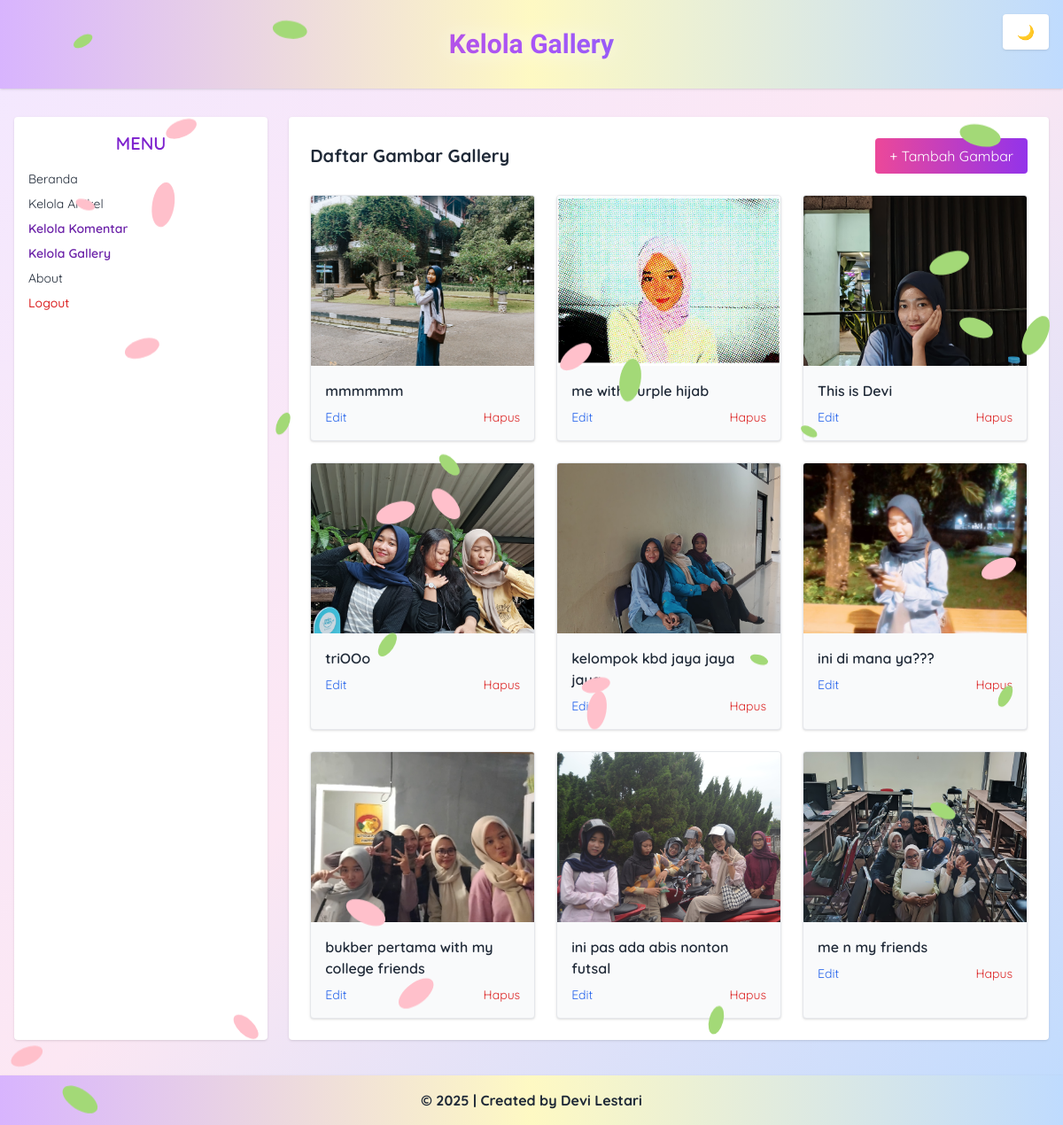
Screenshot of /admin/data_gallery.php (signed in) with the database file from the repository.
### tables this page shows
CREATE TABLE `tbl_gallery` (
  `id_gallery` int(5) NOT NULL,
  `judul` text NOT NULL,
  `foto` text NOT NULL
);

### admin/data_gallery.php (the view, shortened to what this page needs)
<?php
include('../koneksi.php');
?>
<!DOCTYPE html>
<html lang="en" class="transition-colors duration-300">
<head>
  <script src="https://cdn.tailwindcss.com"></script>
</head>
<body class="bg-gradient-to-br from-purple-100 via-pink-100 to-blue-200
             text-gray-800 dark:bg-gradient-to-br dark:from-blue-900 dark:via-purple-900 dark:to-blue-900
             dark:text-violet-100 quicksand transition-all duration-300 min-h-screen relative">
<div class="absolute inset-0 pointer-events-none z-0 block dark:hidden">
</div>
<button id="toggleDark" class="fixed top-4 right-4 z-50 bg-white dark:bg-gray-800 text-black dark:text-white px-4 py-2 rounded shadow hover:scale-105 transition">
  🌙
</button>
<header class="bg-gradient-to-r from-purple-300 via-yellow-100 via-pink-200 to-blue-200
               dark:from-indigo-900 dark:via-purple-800 dark:to-indigo-900
               text-center py-8 shadow dark:text-white">
  <h1 class="text-3xl font-bold [font-family:'Henny_Penny',cursive] bg-gradient-to-r from-pink-500 via-purple-500 to-blue-500 dark:text-yellow-200
             bg-clip-text text-transparent drop-shadow-[0_0_12px_rgba(255,255,255,0.8)]">
  </h1>
</header>
<div class="flex max-w-7xl mx-auto mt-8 px-4 gap-6">
  <aside class="w-1/4 bg-white dark:bg-gray-800 rounded shadow p-4 text-sm dark:text-gray-200">
    <h2 class="text-xl font-semibold text-purple-700 dark:text-pink-300 mb-4 text-center">MENU</h2>
    <ul class="space-y-2">
      <li><a href="beranda_admin.php" class="block hover:text-purple-600 dark:hover:text-pink-400">Beranda</a></li>
      <li><a href="data_artikel.php" class="block hover:text-purple-600 dark:hover:text-pink-400">Kelola Artikel</a></li>
      <li><a href="kelola_komentar.php" class="block font-semibold text-purple-800 dark:text-white">Kelola Komentar</a></li>
      <li><a href="data_gallery.php" class="block font-semibold text-purple-800 dark:text-white">Kelola Gallery</a></li>
      <li><a href="about.php" class="block hover:text-purple-600 dark:hover:text-pink-400">About</a></li>
      <li>
        <a href="logout.php" onclick="return confirm('Apakah anda yakin ingin keluar?');"
           class="block text-red-600 hover:underline font-medium dark:text-red-400">Logout</a>
      </li>
    </ul>
  </aside>
  <main class="w-3/4 bg-white dark:bg-gray-800 rounded shadow p-6">
    <div class="flex justify-between items-center mb-6">
      <h2 class="text-xl font-bold text-gray-800 dark:text-white">Daftar Gambar Gallery</h2>
      <a href="add_gallery.php"
         class="bg-gradient-to-r from-pink-500 to-purple-600 text-white px-4 py-2 rounded hover:brightness-110 transition">
        + Tambah Gambar
      </a>
    </div>
    <div class="grid grid-cols-1 sm:grid-cols-2 md:grid-cols-3 gap-6">
      <?php
      $sql = "SELECT * FROM tbl_gallery ORDER BY id_gallery DESC";
      $query = mysqli_query($db, $sql);
      while ($data = mysqli_fetch_array($query)) {
        echo "<div class='bg-gray-50 dark:bg-gray-700 border rounded shadow overflow-hidden'>";
        echo "<img src='../images/{$data['foto']}' alt='{$data['judul']}' class='w-full h-48 object-cover'>";
        echo "<div class='p-4'>";
        echo "<p class='font-semibold text-gray-800 dark:text-white mb-2'>" . htmlspecialchars($data['judul']) . "</p>";
        echo "<div class='flex justify-between text-sm'>";
        echo "<a href='edit_gallery.php?id_gallery={$data['id_gallery']}' class='text-blue-600 dark:text-blue-300 hover:underline'>Edit</a>";
        echo "<a href='delete_gallery.php?id_gallery={$data['id_gallery']}' onclick='return confirm(\"Yakin ingin menghapus?\")' class='text-red-600 dark:text-red-400 hover:underline'>Hapus</a>";
        echo "</div></div></div>";
      }
      ?>
    </div>
  </main>
</div>
<footer class="bg-gradient-to-r from-purple-300 via-yellow-100 via-pink-200 to-blue-200
               dark:from-indigo-900 dark:via-purple-800 dark:to-indigo-900
               text-center py-4 shadow dark:text-white mt-10 font-bold transition-all duration-300">
  &copy; <?php echo date('Y'); ?> | Created by Devi Lestari
</footer>
</body>
</html>

### admin/data_gallery.php (style rules this page uses)
.quicksand { font-family: 'Quicksand', sans-serif; }

### rows the page displays
tbl_gallery: foto (picture), judul "mmmmmm"
tbl_gallery: foto (picture), judul "me with purple hijab"
tbl_gallery: foto (picture), judul "This is Devi"
tbl_gallery: foto (picture), judul "triOOo"
tbl_gallery: foto (picture), judul "kelompok kbd jaya jaya jaya"
tbl_gallery: foto (picture), judul "ini di mana ya???"
tbl_gallery: foto (picture), judul "bukber pertama with my college friends"
tbl_gallery: foto (picture), judul "ini pas ada abis nonton futsal"
tbl_gallery: foto (picture), judul "me n my friends"
